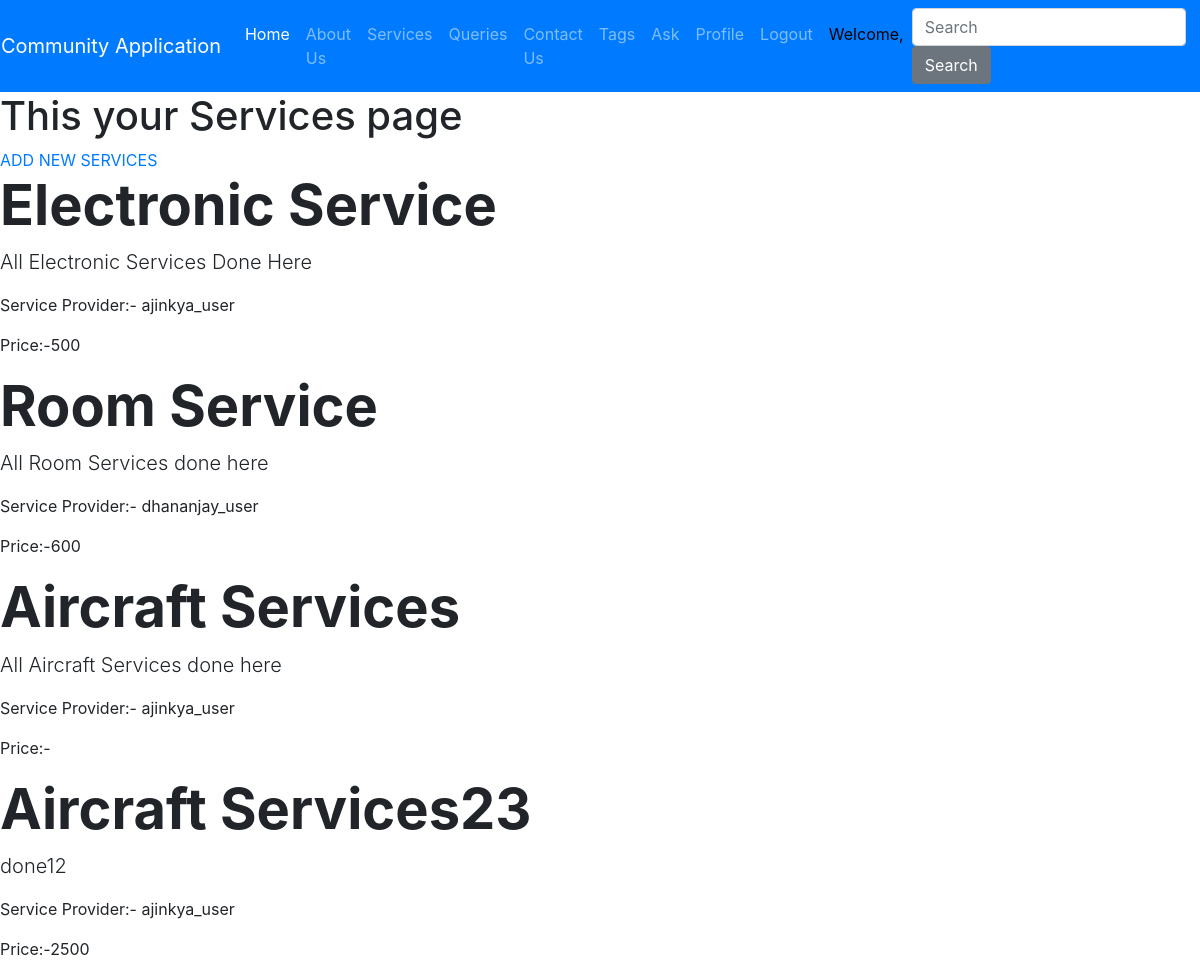
Page /community/services on the committed database.
### community/models.py (models this page shows, shortened)
class Post(models.Model):
    Nmae_of_service_provider=models.ForeignKey(settings.AUTH_USER_MODEL, on_delete=models.CASCADE)
    title=models.CharField(max_length=200)
    text=models.TextField()
    Price=models.CharField(max_length=200)
    Contact_number=models.CharField(max_length=100)
    created_date=models.DateTimeField(default=timezone.now)
    published_date=models.DateTimeField(blank=True, null=True)

### community/views.py (the view)
# urls.py: path('services',views.services,name="services"),
def services(request):
    posts=Post.objects.all()
    return render(request,'services.html',{'posts':posts})

### community/templates/services.html (shortened to what this page needs)
{% extends "dashboard.html" %}
    {% block content %}
    <h1>This your Services page</h1>
    <a href="{% url 'post_new' %}" class="top-menu">ADD NEW SERVICES</a>
        {% for post in posts %}
            <div class="cntainer">
                <h2 class="display-4 font-weight-bold">{{post.title}}</h2>
                <p class="lead">{{post.text}}</p>
                <p>Service Provider:- {{post.Nmae_of_service_provider}}</p>
                <p>Price:-{{post.Price}}</p>
            </div>
        {% endfor %}
    {% endblock %}

### community/templates/dashboard.html (shortened to what this page needs)
{% load static %}
<!DOCTYPE html>
<html lang="en">
<head>
    <link rel="stylesheet" href="https://maxcdn.bootstrapcdn.com/bootstrap/4.0.0/css/bootstrap.min.css">
    <link rel="stylesheet" href="{% static 'animate.min.css' %}" />
    <link rel="stylesheet" href="{% static 'bootstrap.min.css' %}" />
    <link rel="stylesheet" href="{% static 'fa4/css/font-awesome.min.css' %}" />
</head>
<body>
<div class="row">
    <nav class="navbar navbar-expand-lg navbar-dark bg-primary">
  <a class="navbar-brand" href="#">Community Application</a>
  <div class="collapse navbar-collapse" id="navbarColor01">
    <ul class="navbar-nav mr-auto">
      <li class="nav-item active">
        <a class="nav-link" href="{% url 'dashboard' %}">Home
        </a>
      </li>
      <li class="nav-item">
        <a class="nav-link" href="{% url 'about_us' %}">About Us</a>
      </li>
        <li class="nav-item">
        <a class="nav-link" href="{% url 'post_list' %}">Services</a>
      </li>
           <li class="nav-item">
        <a class="nav-link" href="{% url 'queries' %}">Queries</a>
      </li>
           <li class="nav-item">
        <a class="nav-link" href="{% url 'contact_us' %}">Contact Us</a>
      </li>
      <li class="nav-item">
        <a class="nav-link" href="{% url 'tags' %}">Tags</a>
      </li>
      <li class="nav-item">
        <a class="nav-link" href="{% url 'ask-question' %}">Ask</a>
      </li>
      <li class="nav-item">
        <a class="nav-link" href="{% url 'profile' %}">Profile</a>
      </li>
      <li class="nav-item">
        <a class="nav-link" href="{% url 'logout' %}">Logout</a>
      </li>
      <li class="nav-item">
        <a class="nav-link" style="color: Black">Welcome,{{user.username}}</a>
      </li>
    </ul>
    <form class="form-inline my-2 my-lg-0">
      <input class="form-control mr-sm-2" type="text" placeholder="Search">
      <button class="btn btn-secondary my-2 my-sm-0" type="submit">Search</button>
    </form>
  </div>
</nav>
</div>
{% block content %}{% endblock %}
</body>
</html>

### rows in the picture
Post: title "Electronic Service", text "All Electronic Services Done Here", Nmae_of_service_provider "ajinkya_user", Price "500"
Post: title "Room Service", text "All Room Services done here", Nmae_of_service_provider "dhananjay_user", Price "600"
Post: title "Aircraft Services", text "All Aircraft Services done here", Nmae_of_service_provider "ajinkya_user"
Post: title "Aircraft Services23", text "done12", Nmae_of_service_provider "ajinkya_user", Price "2500"
